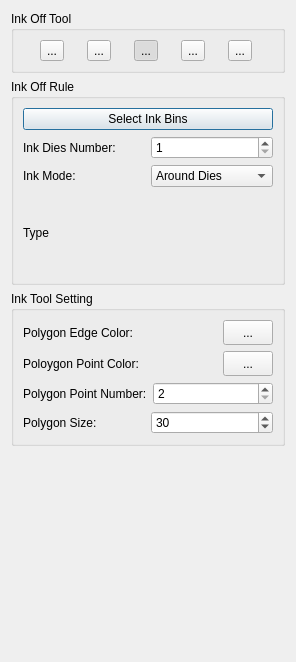
<?xml version="1.0" encoding="UTF-8"?>
<ui version="4.0">
 <class>Ink_Dialog</class>
 <widget class="QDialog" name="Ink_Dialog">
  <property name="geometry">
   <rect>
    <x>0</x>
    <y>0</y>
    <width>296</width>
    <height>662</height>
   </rect>
  </property>
  <property name="windowTitle">
   <string>Ink Dialog</string>
  </property>
  <layout class="QGridLayout" name="gridLayout_4">
   <item row="0" column="0">
    <widget class="QGroupBox" name="groupBox">
     <property name="title">
      <string>Ink Off Tool</string>
     </property>
     <layout class="QGridLayout" name="gridLayout">
      <item row="0" column="0">
       <widget class="QToolButton" name="toolButton_reset">
        <property name="toolTip">
         <string>rest the ink</string>
        </property>
        <property name="text">
         <string>...</string>
        </property>
        <property name="icon">
         <iconset resource="source.qrc">
          <normaloff>:/inkoffIcon/icons8_clear_formatting.ico</normaloff>:/inkoffIcon/icons8_clear_formatting.ico</iconset>
        </property>
        <property name="iconSize">
         <size>
          <width>32</width>
          <height>32</height>
         </size>
        </property>
       </widget>
      </item>
      <item row="0" column="1">
       <widget class="QToolButton" name="toolButton_click">
        <property name="toolTip">
         <string>click single die to ink</string>
        </property>
        <property name="text">
         <string>...</string>
        </property>
        <property name="icon">
         <iconset resource="source.qrc">
          <normaloff>:/inkoffIcon/icons8_select_none_96.ico</normaloff>:/inkoffIcon/icons8_select_none_96.ico</iconset>
        </property>
        <property name="iconSize">
         <size>
          <width>32</width>
          <height>32</height>
         </size>
        </property>
        <property name="checkable">
         <bool>true</bool>
        </property>
       </widget>
      </item>
      <item row="0" column="2">
       <widget class="QToolButton" name="toolButton_drag">
        <property name="toolTip">
         <string>drag a square to ink</string>
        </property>
        <property name="text">
         <string>...</string>
        </property>
        <property name="icon">
         <iconset resource="source.qrc">
          <normaloff>:/inkoffIcon/icons8_rectangular_4.ico</normaloff>:/inkoffIcon/icons8_rectangular_4.ico</iconset>
        </property>
        <property name="iconSize">
         <size>
          <width>32</width>
          <height>32</height>
         </size>
        </property>
        <property name="checkable">
         <bool>true</bool>
        </property>
        <property name="checked">
         <bool>true</bool>
        </property>
       </widget>
      </item>
      <item row="0" column="3">
       <widget class="QToolButton" name="toolButton_polygon">
        <property name="toolTip">
         <string>use polygon tool to ink</string>
        </property>
        <property name="text">
         <string>...</string>
        </property>
        <property name="icon">
         <iconset resource="source.qrc">
          <normaloff>:/inkoffIcon/icons8_polygon_96.ico</normaloff>:/inkoffIcon/icons8_polygon_96.ico</iconset>
        </property>
        <property name="iconSize">
         <size>
          <width>32</width>
          <height>32</height>
         </size>
        </property>
        <property name="checkable">
         <bool>true</bool>
        </property>
       </widget>
      </item>
      <item row="0" column="4">
       <widget class="QToolButton" name="toolButton_auto_ink">
        <property name="text">
         <string>...</string>
        </property>
        <property name="icon">
         <iconset resource="source.qrc">
          <normaloff>:/inkoffIcon/icons8_automatic_96_1zI_icon.ico</normaloff>:/inkoffIcon/icons8_automatic_96_1zI_icon.ico</iconset>
        </property>
        <property name="iconSize">
         <size>
          <width>32</width>
          <height>32</height>
         </size>
        </property>
       </widget>
      </item>
     </layout>
    </widget>
   </item>
   <item row="1" column="0">
    <widget class="QGroupBox" name="groupBox_2">
     <property name="title">
      <string>Ink Off Rule</string>
     </property>
     <layout class="QGridLayout" name="gridLayout_2">
      <item row="3" column="0">
       <widget class="QLabel" name="label_type">
        <property name="minimumSize">
         <size>
          <width>0</width>
          <height>80</height>
         </size>
        </property>
        <property name="text">
         <string>Type</string>
        </property>
       </widget>
      </item>
      <item row="1" column="0">
       <layout class="QHBoxLayout" name="horizontalLayout">
        <item>
         <widget class="QLabel" name="label">
          <property name="text">
           <string>Ink Dies Number:</string>
          </property>
         </widget>
        </item>
        <item>
         <widget class="QSpinBox" name="spinBox_ink_number">
          <property name="minimum">
           <number>1</number>
          </property>
          <property name="maximum">
           <number>10</number>
          </property>
          <property name="value">
           <number>1</number>
          </property>
         </widget>
        </item>
       </layout>
      </item>
      <item row="2" column="0">
       <layout class="QHBoxLayout" name="horizontalLayout_2">
        <item>
         <widget class="QLabel" name="label_2">
          <property name="text">
           <string>Ink Mode:</string>
          </property>
         </widget>
        </item>
        <item>
         <widget class="QComboBox" name="comboBox">
          <item>
           <property name="text">
            <string>Around Dies</string>
           </property>
          </item>
          <item>
           <property name="text">
            <string>Cross Dies</string>
           </property>
          </item>
          <item>
           <property name="text">
            <string>Corner Dies</string>
           </property>
          </item>
          <item>
           <property name="text">
            <string>Any Dies</string>
           </property>
          </item>
         </widget>
        </item>
       </layout>
      </item>
      <item row="0" column="0">
       <widget class="QPushButton" name="pushButton_select_ink_bin">
        <property name="text">
         <string>Select Ink Bins</string>
        </property>
       </widget>
      </item>
     </layout>
    </widget>
   </item>
   <item row="2" column="0">
    <widget class="QGroupBox" name="groupBox_3">
     <property name="title">
      <string>Ink Tool Setting</string>
     </property>
     <layout class="QGridLayout" name="gridLayout_3">
      <item row="0" column="0">
       <layout class="QHBoxLayout" name="horizontalLayout_3">
        <item>
         <widget class="QLabel" name="label_4">
          <property name="text">
           <string>Polygon Edge Color:</string>
          </property>
         </widget>
        </item>
        <item>
         <widget class="QToolButton" name="toolButton_pick_poly_edge_color">
          <property name="minimumSize">
           <size>
            <width>50</width>
            <height>25</height>
           </size>
          </property>
          <property name="text">
           <string>...</string>
          </property>
         </widget>
        </item>
       </layout>
      </item>
      <item row="1" column="0">
       <layout class="QHBoxLayout" name="horizontalLayout_4">
        <item>
         <widget class="QLabel" name="label_5">
          <property name="text">
           <string>Poloygon Point Color:</string>
          </property>
         </widget>
        </item>
        <item>
         <widget class="QToolButton" name="toolButton_pick_poly_point_color">
          <property name="minimumSize">
           <size>
            <width>50</width>
            <height>25</height>
           </size>
          </property>
          <property name="text">
           <string>...</string>
          </property>
         </widget>
        </item>
       </layout>
      </item>
      <item row="2" column="0">
       <layout class="QHBoxLayout" name="horizontalLayout_5">
        <item>
         <widget class="QLabel" name="label_6">
          <property name="text">
           <string>Polygon Point Number:</string>
          </property>
         </widget>
        </item>
        <item>
         <widget class="QSpinBox" name="spinBox">
          <property name="minimum">
           <number>2</number>
          </property>
         </widget>
        </item>
       </layout>
      </item>
      <item row="3" column="0">
       <layout class="QHBoxLayout" name="horizontalLayout_6">
        <item>
         <widget class="QLabel" name="label_7">
          <property name="text">
           <string>Polygon Size:</string>
          </property>
         </widget>
        </item>
        <item>
         <widget class="QSpinBox" name="spinBox_2">
          <property name="minimum">
           <number>1</number>
          </property>
          <property name="maximum">
           <number>150</number>
          </property>
          <property name="value">
           <number>30</number>
          </property>
         </widget>
        </item>
       </layout>
      </item>
     </layout>
    </widget>
   </item>
   <item row="3" column="0">
    <spacer name="verticalSpacer">
     <property name="orientation">
      <enum>Qt::Vertical</enum>
     </property>
     <property name="sizeHint" stdset="0">
      <size>
       <width>20</width>
       <height>135</height>
      </size>
     </property>
    </spacer>
   </item>
  </layout>
 </widget>
 <resources>
  <include location="source.qrc"/>
 </resources>
 <connections/>
</ui>
